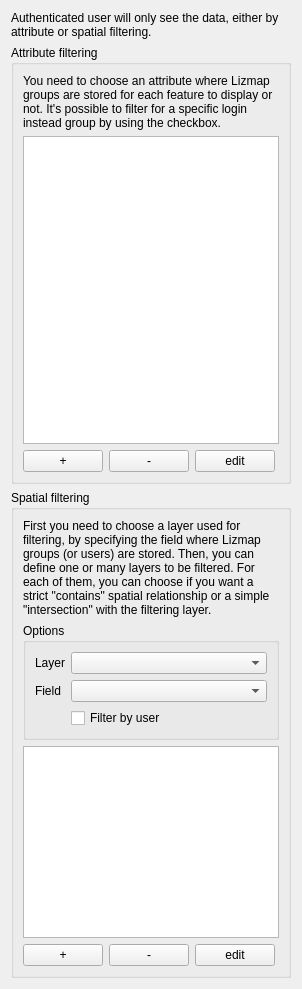
             <widget class="QWidget" name="scrollAreaWidgetContents_5">
              <property name="geometry">
               <rect>
                <x>0</x>
                <y>0</y>
                <width>302</width>
                <height>989</height>
               </rect>
              </property>
              <layout class="QVBoxLayout" name="verticalLayout_29">
               <item>
                <widget class="QLabel" name="label_49">
                 <property name="text">
                  <string>Authenticated user will only see the data, either by attribute or spatial filtering.</string>
                 </property>
                 <property name="wordWrap">
                  <bool>true</bool>
                 </property>
                </widget>
               </item>
               <item>
                <widget class="QgsCollapsibleGroupBox" name="groupBox_7">
                 <property name="title">
                  <string>Attribute filtering</string>
                 </property>
                 <layout class="QVBoxLayout" name="verticalLayout_17">
                  <item>
                   <widget class="QLabel" name="label_22">
                    <property name="text">
                     <string>You need to choose an attribute where Lizmap groups are stored for each feature to display or not. It's possible to filter for a specific login instead group by using the checkbox. </string>
                    </property>
                    <property name="wordWrap">
                     <bool>true</bool>
                    </property>
                   </widget>
                  </item>
                  <item>
                   <widget class="QTableWidget" name="table_login_filter"/>
                  </item>
                  <item>
                   <layout class="QHBoxLayout" name="horizontalLayout_4">
                    <item>
                     <widget class="QPushButton" name="add_filter_login_layer_button">
                      <property name="text">
                       <string notr="true">+</string>
                      </property>
                     </widget>
                    </item>
                    <item>
                     <widget class="QPushButton" name="remove_filter_login_layer_button">
                      <property name="text">
                       <string notr="true">-</string>
                      </property>
                     </widget>
                    </item>
                    <item>
                     <widget class="QPushButton" name="edit_filter_login_layer_button">
                      <property name="text">
                       <string notr="true">edit</string>
                      </property>
                     </widget>
                    </item>
                    <item>
                     <spacer name="horizontalSpacer_3">
                      <property name="orientation">
                       <enum>Qt::Horizontal</enum>
                      </property>
                      <property name="sizeHint" stdset="0">
                       <size>
                        <width>40</width>
                        <height>20</height>
                       </size>
                      </property>
                     </spacer>
                    </item>
                   </layout>
                  </item>
                 </layout>
                </widget>
               </item>
               <item>
                <widget class="QgsCollapsibleGroupBox" name="groupBox_8">
                 <property name="title">
                  <string>Spatial filtering</string>
                 </property>
                 <layout class="QVBoxLayout" name="verticalLayout_24">
                  <item>
                   <widget class="QLabel" name="label_filter_polygon">
                    <property name="text">
                     <string>First you need to choose a layer used for filtering, by specifying the field where Lizmap groups (or users) are stored. Then, you can define one or many layers to be filtered. For each of them, you can choose if you want a strict &quot;contains&quot; spatial relationship or a simple &quot;intersection&quot; with the filtering layer.</string>
                    </property>
                    <property name="wordWrap">
                     <bool>true</bool>
                    </property>
                   </widget>
                  </item>
                  <item>
                   <widget class="QGroupBox" name="groupBox_6">
                    <property name="title">
                     <string>Options</string>
                    </property>
                    <layout class="QVBoxLayout" name="verticalLayout_49">
                     <item>
                      <layout class="QFormLayout" name="formLayout">
                       <item row="1" column="1">
                        <widget class="QgsFieldComboBox" name="field_filter_polygon"/>
                       </item>
                       <item row="0" column="1">
                        <widget class="QgsMapLayerComboBox" name="layer_filter_polygon"/>
                       </item>
                       <item row="0" column="0">
                        <widget class="QLabel" name="label_layer_filter_polygon">
                         <property name="text">
                          <string>Layer</string>
                         </property>
                        </widget>
                       </item>
                       <item row="1" column="0">
                        <widget class="QLabel" name="label_field_filter_polygon">
                         <property name="text">
                          <string>Field</string>
                         </property>
                        </widget>
                       </item>
                       <item row="2" column="1">
                        <widget class="QCheckBox" name="filter_polygon_by_user">
                         <property name="text">
                          <string>Filter by user</string>
                         </property>
                        </widget>
                       </item>
                      </layout>
                     </item>
                    </layout>
                   </widget>
                  </item>
                  <item>
                   <widget class="QTableWidget" name="table_filter_polygon"/>
                  </item>
                  <item>
                   <layout class="QHBoxLayout" name="horizontalLayout_41">
                    <item>
                     <widget class="QPushButton" name="add_filter_polygon_button">
                      <property name="text">
                       <string notr="true">+</string>
                      </property>
                     </widget>
                    </item>
                    <item>
                     <widget class="QPushButton" name="remove_filter_polygon_button">
                      <property name="text">
                       <string notr="true">-</string>
                      </property>
                     </widget>
                    </item>
                    <item>
                     <widget class="QPushButton" name="edit_filter_polygon_button">
                      <property name="text">
                       <string notr="true">edit</string>
                      </property>
                     </widget>
                    </item>
                    <item>
                     <spacer name="horizontalSpacer_40">
                      <property name="orientation">
                       <enum>Qt::Horizontal</enum>
                      </property>
                      <property name="sizeHint" stdset="0">
                       <size>
                        <width>40</width>
                        <height>20</height>
                       </size>
                      </property>
                     </spacer>
                    </item>
                   </layout>
                  </item>
                 </layout>
                </widget>
               </item>
              </layout>
             </widget>
